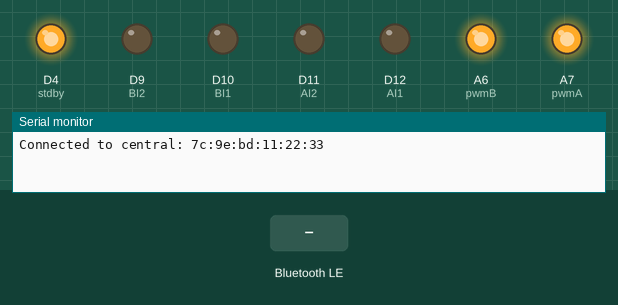
Recording of a sketch running on a simulated Arduino Nano 33 IoT. Parts: output pins drawn as LEDs (lit = HIGH), the last lines printed to the serial monitor. The test bench sets the inputs (shaded band). Nothing arrives over Bluetooth unless stated; a phone connects over Bluetooth LE 3 s after start.

Above: at 3.8 s.
3.9 s: Bluetooth LE write "1" received
At 4.4 s:
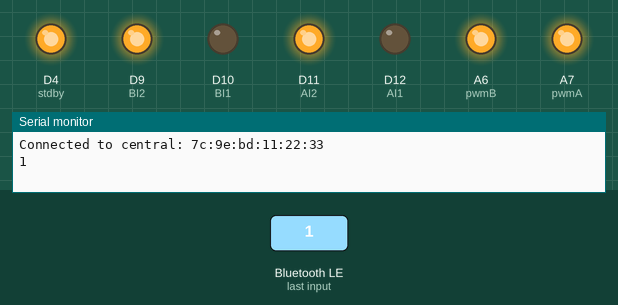
5.4 s: Bluetooth LE write "2" received
At 6.6 s:
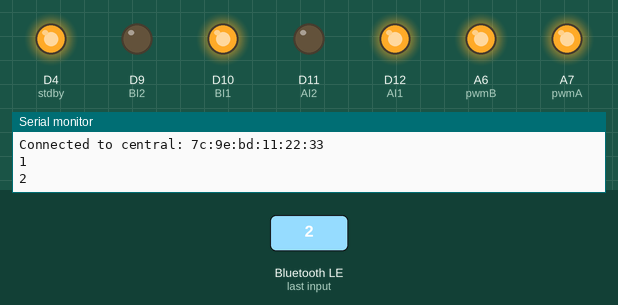
6.9 s: Bluetooth LE write "0" received
At 7.9 s:
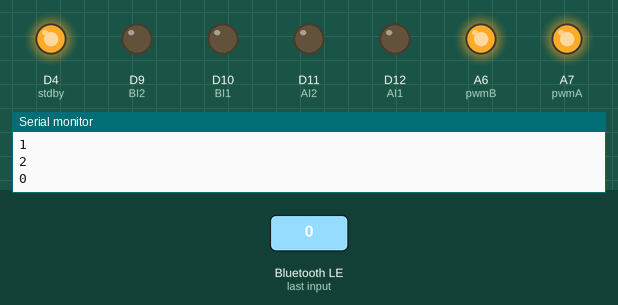
Timing chart, 0 to 9.9 s (numbered marks = the images above; inputs shaded):
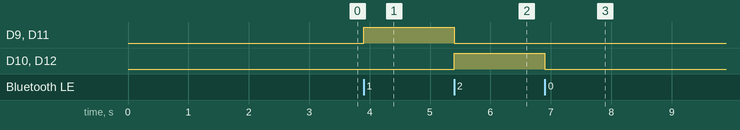

The sketch:

BLE_Car.ino
```cpp
#include <ArduinoBLE.h>


#define serviceUUID "8da4f63e-a937-47ba-9b68-a162b44e6a01"
#define charUUID "9da4f63e-a937-47ba-9b68-a162b44e6a01"

#define AI1 12
#define AI2 11
#define BI1 10
#define BI2 9
#define pwmA A7
#define pwmB A6
#define stdby 4


BLEService moveCar(serviceUUID);
BLEIntCharacteristic dir(charUUID, BLERead | BLEWrite);

void setup() {
  Serial.begin(9600);


  pinMode(AI1, OUTPUT);
  pinMode(AI2, OUTPUT);
  pinMode(BI1, OUTPUT);
  pinMode(BI2, OUTPUT);

  pinMode(stdby, OUTPUT);

  pinMode(pwmB, OUTPUT);
  pinMode(pwmA, OUTPUT);

  analogWrite(pwmA, 255);
  analogWrite(pwmB, 255);
  digitalWrite(stdby, HIGH);


  while (!BLE.begin()) {
    Serial.println("Error initializing BLE...");
    delay(3000);
  }
  BLE.setLocalName("Yony's RC Car");
  BLE.setAdvertisedService(moveCar);
  moveCar.addCharacteristic(dir);
  BLE.addService(moveCar);
  dir.writeValue(0);
  BLE.advertise();


}

bool centralConnected = false;

void loop() {
  BLEDevice central = BLE.central();
  if (central && !centralConnected) {
    Serial.print("Connected to central: ");
    Serial.println(central.address());
    centralConnected = true;
  } else if (!central && centralConnected) {
    Serial.println("Disconnected from central.");
    centralConnected = false;
  }
  if (central.connected() && central) {
    if (dir.written()) {
      driveCar(dir.value());
      Serial.println(dir.value());
    }
  }

}


void driveCar(int dirNum) {
  switch (dirNum) {
    case 0:
      carStop();
      break;
    case 1:
      carForward();
      break;
    case 2:
      carBack();
      break;
    case 3:
      carLeft();
      break;
    case 4:
      carRight();
      break;
  }
}

void carBack() {
  digitalWrite(AI1, HIGH);
  digitalWrite(AI2, LOW);
  digitalWrite(BI1, HIGH);
  digitalWrite(BI2, LOW);
}

void carForward() {
  digitalWrite(AI1, LOW);
  digitalWrite(AI2, HIGH);
  digitalWrite(BI1, LOW);
  digitalWrite(BI2, HIGH);
}

void carRight() {
  digitalWrite(AI1, HIGH);
  digitalWrite(AI2, LOW);
  digitalWrite(BI1, LOW);
  digitalWrite(BI2, HIGH);
}

void carLeft() {
  digitalWrite(AI1, LOW);
  digitalWrite(AI2, HIGH);
  digitalWrite(BI1, HIGH);
  digitalWrite(BI2, LOW);
}

void carStop() {
  digitalWrite(AI1, LOW);
  digitalWrite(AI2, LOW);
  digitalWrite(BI1, LOW);
  digitalWrite(BI2, LOW);
}
```

Measured:
- after the input at 3.9 s, D9 (BI2), D11 (AI2): LOW → HIGH at once
- after the input at 5.4 s, D9 (BI2), D11 (AI2): HIGH → LOW at once; D10 (BI1), D12 (AI1): LOW → HIGH at once
- after the input at 6.9 s, D10 (BI1), D12 (AI1): HIGH → LOW at once
